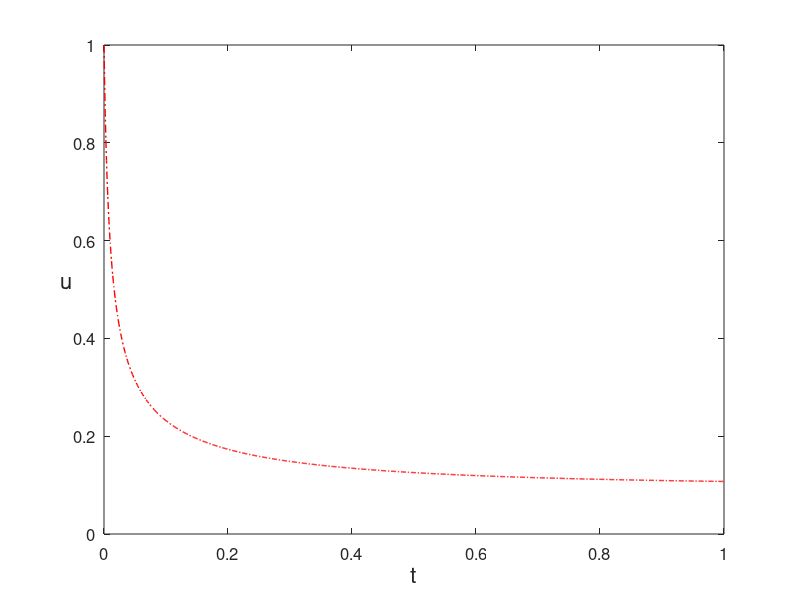

The MATLAB source for this figure:
% BackEuler2.m
% Backward Euler Method for Nonlinear ODE:
% u'(t)=-100*u^3+sin(u) in [0,1]
% Initial condition: u(0)=1.
clear all
h=0.001;
x=0:h:1;
N=length(x)-1;
u(1)=1;
NI(N)=0;  % Record the number of iterations
for n=1:N
    % Newton iteration
    Xn=u(n);
    Xp=Xn;
    Xprev=0;
    while abs(Xp-Xprev) > 1.0e-8*abs(Xp)
        Xprev=Xp;
        Xp=Xp-(Xp+100*h*Xp^3-h*sin(Xp)-u(n))./(1+300*h*Xp^2-h*cos(Xp));
        NI(n)=NI(n)+1;
    end
    u(n+1)=Xp;
end
plot(x,u,'r-.', 'LineWidth',1)
set(gca,'fontsize',12)
xlabel('t','fontsize',16), ylabel('u','fontsize',16,'Rotation',0)

% print -dpng -r600  BackEuler2.png
